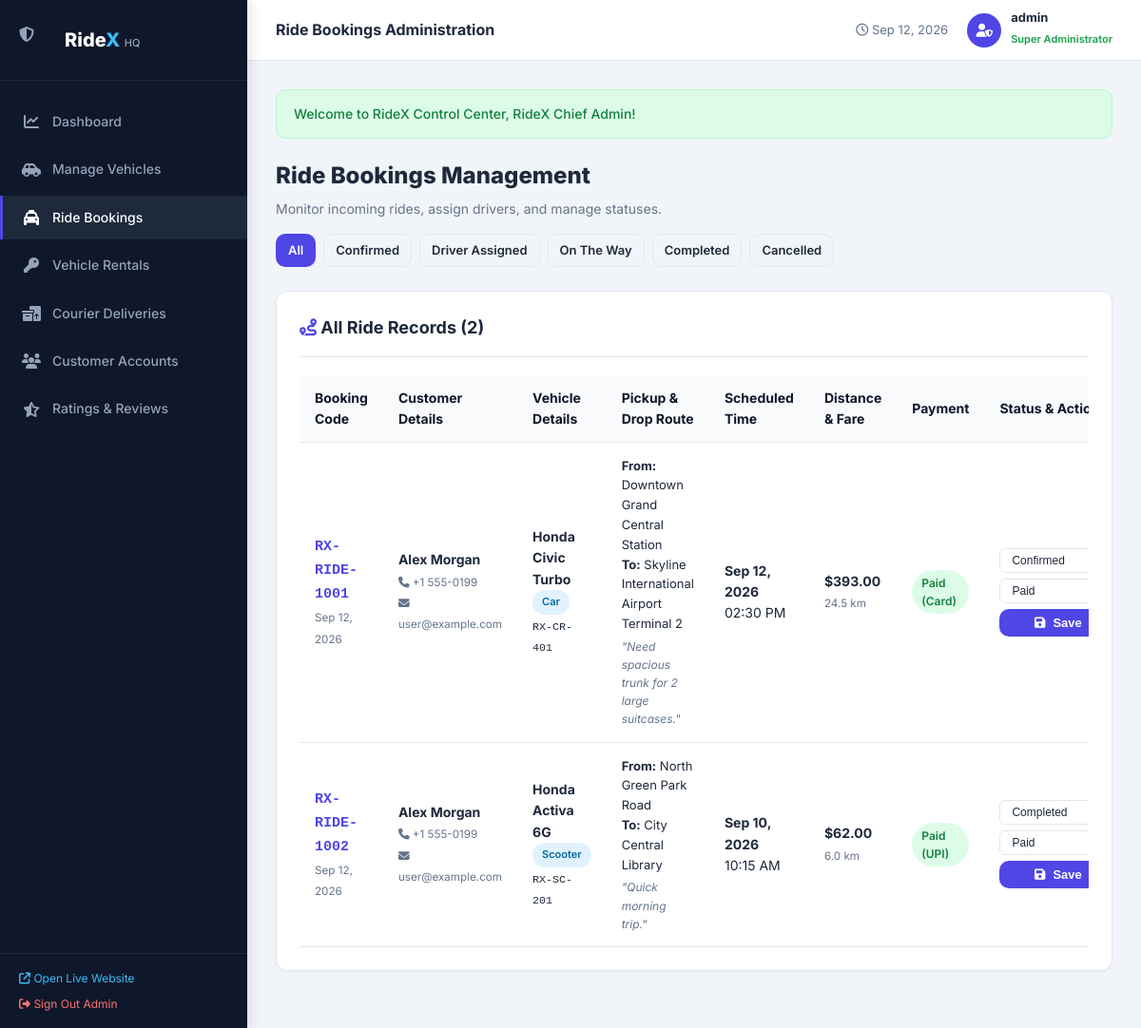
Screenshot of /admin/bookings.php (signed in) with the database file from the repository.
### tables this page shows
CREATE TABLE `bookings` (
  `id` INT AUTO_INCREMENT PRIMARY KEY,
  `booking_code` VARCHAR(25) NOT NULL UNIQUE,
  `user_id` INT NOT NULL,
  `vehicle_id` INT NOT NULL,
  `pickup_location` VARCHAR(255) NOT NULL,
  `drop_location` VARCHAR(255) NOT NULL,
  `ride_date` DATE NOT NULL,
  `ride_time` TIME NOT NULL,
  `distance_km` DECIMAL(8,2) NOT NULL,
  `base_fare` DECIMAL(10,2) NOT NULL,
  `rate_per_km` DECIMAL(10,2) NOT NULL,
  `total_fare` DECIMAL(10,2) NOT NULL,
  `payment_method` ENUM('Cash', 'Card', 'UPI', 'Wallet', 'Razorpay') NOT NULL DEFAULT 'Cash',
  `payment_status` ENUM('Pending', 'Paid', 'Refunded') NOT NULL DEFAULT 'Pending',
  `status` ENUM('Payment Pending', 'Confirmed', 'Driver Assigned', 'On The Way', 'Completed', 'Cancelled') NOT NULL DEFAULT 'Payment Pending',
  `notes` TEXT NULL,
  `created_at` TIMESTAMP DEFAULT CURRENT_TIMESTAMP,
  FOREIGN KEY (`user_id`) REFERENCES `users`(`id`) ON DELETE CASCADE,
  FOREIGN KEY (`vehicle_id`) REFERENCES `vehicles`(`id`) ON DELETE CASCADE,
  INDEX `idx_booking_code` (`booking_code`),
  INDEX `idx_ride_status` (`status`)
);

CREATE TABLE `users` (
  `id` INT AUTO_INCREMENT PRIMARY KEY,
  `full_name` VARCHAR(100) NOT NULL,
  `email` VARCHAR(120) NOT NULL UNIQUE,
  `phone` VARCHAR(20) NOT NULL,
  `password` VARCHAR(255) NOT NULL,
  `address` TEXT NULL,
  `avatar` VARCHAR(255) DEFAULT 'default-avatar.png',
  `status` ENUM('active', 'suspended') NOT NULL DEFAULT 'active',
  `created_at` TIMESTAMP DEFAULT CURRENT_TIMESTAMP,
  INDEX `idx_user_email` (`email`)
);

CREATE TABLE `vehicles` (
  `id` INT AUTO_INCREMENT PRIMARY KEY,
  `name` VARCHAR(100) NOT NULL,
  `category` ENUM('Bike', 'Scooter', 'Auto Rickshaw', 'Car', 'SUV', 'Van', 'Commercial Vehicle') NOT NULL,
  `brand` VARCHAR(60) NOT NULL,
  `model_year` INT NOT NULL,
  `plate_number` VARCHAR(30) NOT NULL UNIQUE,
  `seating_capacity` INT NOT NULL DEFAULT 1,
  `fuel_type` ENUM('Petrol', 'Diesel', 'Electric', 'CNG', 'Hybrid') NOT NULL DEFAULT 'Petrol',
  `transmission` ENUM('Manual', 'Automatic') NOT NULL DEFAULT 'Manual',
  `image_url` VARCHAR(255) NOT NULL,
  `base_fare` DECIMAL(10,2) NOT NULL DEFAULT 30.00,
  `price_per_km` DECIMAL(10,2) NOT NULL DEFAULT 10.00,
  `price_per_day` DECIMAL(10,2) NOT NULL DEFAULT 500.00,
  `status` ENUM('available', 'booked', 'rented', 'maintenance') NOT NULL DEFAULT 'available',
  `description` TEXT NULL,
  `created_at` TIMESTAMP DEFAULT CURRENT_TIMESTAMP,
  INDEX `idx_category` (`category`),
  INDEX `idx_status` (`status`)
);

### admin/bookings.php (the view, shortened to what this page needs)
<?php
require_once __DIR__ . '/../config/db.php';
$db = getDB();
$statusFilter = trim($_GET['status'] ?? '');
$sql = "SELECT b.*, u.full_name as customer_name, u.email as customer_email, u.phone as customer_phone,
               v.name as vehicle_name, v.category, v.plate_number
        FROM bookings b
        JOIN users u ON b.user_id = u.id
        JOIN vehicles v ON b.vehicle_id = v.id
        WHERE 1=1";
$sql .= " ORDER BY b.created_at DESC";
$bookings = $db->query($sql)->fetch_all(MYSQLI_ASSOC);
include __DIR__ . '/includes/admin_header.php';
?>
<div style="display: flex; justify-content: space-between; align-items: center; margin-bottom: 25px; flex-wrap: wrap; gap: 15px;">
    <div>
        <h1 style="font-size: 24px; font-weight: 800; color: var(--admin-text); margin: 0;">Ride Bookings Management</h1>
        <p style="color: var(--admin-muted); font-size: 14px; margin: 4px 0 0;">Monitor incoming rides, assign drivers, and manage statuses.</p>
    </div>
    <div style="display: flex; gap: 8px; flex-wrap: wrap;">
        <a href="bookings.php" class="btn btn-sm <?= empty($statusFilter) ? 'btn-primary' : 'btn-outline' ?>">All</a>
        <a href="bookings.php?status=Confirmed" class="btn btn-sm <?= $statusFilter === 'Confirmed' ? 'btn-primary' : 'btn-outline' ?>">Confirmed</a>
        <a href="bookings.php?status=Driver+Assigned" class="btn btn-sm <?= $statusFilter === 'Driver Assigned' ? 'btn-primary' : 'btn-outline' ?>">Driver Assigned</a>
        <a href="bookings.php?status=On+The+Way" class="btn btn-sm <?= $statusFilter === 'On The Way' ? 'btn-primary' : 'btn-outline' ?>">On The Way</a>
        <a href="bookings.php?status=Completed" class="btn btn-sm <?= $statusFilter === 'Completed' ? 'btn-primary' : 'btn-outline' ?>">Completed</a>
        <a href="bookings.php?status=Cancelled" class="btn btn-sm <?= $statusFilter === 'Cancelled' ? 'btn-primary' : 'btn-outline' ?>">Cancelled</a>
    </div>
</div>
<div class="admin-card">
    <div class="admin-card-header">
        <h3><i class="fa-solid fa-route" style="color: var(--admin-primary);"></i> All Ride Records (<?= count($bookings) ?>)</h3>
    </div>
    <div class="table-responsive">
        <table class="data-table">
            <thead>
                <tr>
                    <th>Booking Code</th>
                    <th>Customer Details</th>
                    <th>Vehicle Details</th>
                    <th>Pickup & Drop Route</th>
                    <th>Scheduled Time</th>
                    <th>Distance & Fare</th>
                    <th>Payment</th>
                    <th>Status & Actions</th>
                </tr>
            </thead>
            <tbody>
                <?php if (empty($bookings)): ?>
                    <tr><td colspan="8" style="text-align: center; color: var(--admin-muted); padding: 30px;">No bookings found matching filter.</td></tr>
                <?php else: ?>
                    <?php foreach ($bookings as $b): ?>
                        <tr>
                            <td>
                                <strong style="font-family: monospace; color: var(--admin-primary); font-size: 15px;"><?= htmlspecialchars($b['booking_code']) ?></strong><br>
                                <small style="color: var(--admin-muted);"><?= date('M d, Y', strtotime($b['created_at'])) ?></small>
                            </td>
                            <td>
                                <strong><?= htmlspecialchars($b['customer_name']) ?></strong><br>
                                <small style="color: var(--admin-muted);">
                                    <i class="fa-solid fa-phone"></i> <?= htmlspecialchars($b['customer_phone']) ?><br>
                                    <i class="fa-solid fa-envelope"></i> <?= htmlspecialchars($b['customer_email']) ?>
                                </small>
                            </td>
                            <td>
                                <strong><?= htmlspecialchars($b['vehicle_name']) ?></strong><br>
                                <span class="status-pill status-confirmed" style="font-size: 11px;"><?= htmlspecialchars($b['category']) ?></span><br>
                                <small style="font-family: monospace;"><?= htmlspecialchars($b['plate_number']) ?></small>
                            </td>
                            <td>
                                <div style="font-size: 13px; max-width: 250px;">
                                    <strong>From:</strong> <?= htmlspecialchars($b['pickup_location']) ?><br>
                                    <strong>To:</strong> <?= htmlspecialchars($b['drop_location']) ?>
                                    <?php if (!empty($b['notes'])): ?>
                                        <p style="font-style: italic; color: var(--admin-muted); margin: 4px 0 0; font-size: 12px;">"<?= htmlspecialchars($b['notes']) ?>"</p>
                                    <?php endif; ?>
                                </div>
                            </td>
                            <td>
                                <strong><?= date('M d, Y', strtotime($b['ride_date'])) ?></strong><br>
                                <span><?= date('h:i A', strtotime($b['ride_time'])) ?></span>
                            </td>
                            <td>
                                <strong><?= formatCurrency($b['total_fare']) ?></strong><br>
                                <small style="color: var(--admin-muted);"><?= number_format($b['distance_km'], 1) ?> km</small>
                            </td>
                            <td>
                                <span class="status-pill <?= $b['payment_status'] === 'Paid' ? 'status-completed' : 'status-pending' ?>">
                                    <?= htmlspecialchars($b['payment_status']) ?> (<?= htmlspecialchars($b['payment_method']) ?>)
                                </span>
                            </td>
                            <td>
                                <form action="bookings.php" method="POST" style="display: flex; flex-direction: column; gap: 6px;">
                                    <select name="status" class="form-select-sm">
                                        <option value="Confirmed" <?= $b['status'] === 'Confirmed' ? 'selected' : '' ?>>Confirmed</option>
                                        <option value="Completed" <?= $b['status'] === 'Completed' ? 'selected' : '' ?>>Completed</option>
                                    </select>
                                    <select name="payment_status" class="form-select-sm">
                                        <option value="Paid" <?= $b['payment_status'] === 'Paid' ? 'selected' : '' ?>>Paid</option>
                                    </select>
                                    <button type="submit" class="btn btn-sm btn-primary"><i class="fa-solid fa-save"></i> Save</button>
                                </form>
                            </td>
                        </tr>
                    <?php endforeach; ?>
                <?php endif; ?>
            </tbody>
        </table>
    </div>
</div>
<?php include __DIR__ . '/includes/admin_footer.php'; ?>

### css/style.css (style rules this page uses)
:root { --primary: #4f46e5; --primary-hover: #4338ca; --primary-light: #e0e7ff; --secondary: #0284c7; --secondary-hover: #0369a1; --accent: #10b981; --warning: #f59e0b; --danger: #ef4444; --dark: #0f172a; --dark-surface: #1e293b; --card-bg: #ffffff; --bg-page: #f8fafc; --text-main: #1e293b; --text-muted: #64748b; --text-light: #94a3b8; --border: #e2e8f0; --border-focus: #818cf8; --radius-sm: 6px; --radius-md: 10px; --radius-lg: 16px; --shadow-sm: 0 1px 2px rgba(0, 0, 0, 0.05); --shadow-md: 0 4px 12px rgba(0, 0, 0, 0.08); --shadow-lg: 0 10px 25px -3px rgba(0, 0, 0, 0.1); --transition: all 0.25s cubic-bezier(0.4, 0, 0.2, 1); --font-main: 'Inter', -apple-system, BlinkMacSystemFont, "Segoe UI", Roboto, sans-serif; }
*, *::before, *::after { box-sizing: border-box; margin: 0; padding: 0; }
body { font-family: var(--font-main); background-color: var(--bg-page); color: var(--text-main); line-height: 1.6; min-height: 100vh; display: flex; flex-direction: column; }
a { color: var(--primary); text-decoration: none; transition: var(--transition); }
.btn { display: inline-flex; align-items: center; justify-content: center; gap: 8px; padding: 10px 20px; font-size: 14px; font-weight: 600; border-radius: var(--radius-md); cursor: pointer; border: 1px solid transparent; transition: var(--transition); text-decoration: none; white-space: nowrap; }
.btn-sm { padding: 6px 12px; font-size: 13px; }
.btn-primary { background: var(--primary); color: #ffffff !important; }
.btn-outline { background: transparent; border-color: var(--border); color: var(--text-main); }
.table-responsive { width: 100%; overflow-x: auto; }
.data-table { width: 100%; border-collapse: collapse; text-align: left; font-size: 14px; }
.data-table th { background: #f8fafc; padding: 12px 16px; font-weight: 700; color: var(--dark); border-bottom: 1px solid var(--border); }
.data-table td { padding: 14px 16px; border-bottom: 1px solid var(--border); color: var(--text-main); vertical-align: middle; }
.status-pill { display: inline-flex; align-items: center; gap: 5px; padding: 4px 10px; border-radius: 30px; font-size: 12px; font-weight: 600; }
.status-confirmed { background: #e0f2fe; color: #0369a1; }
.status-completed { background: #dcfce7; color: #15803d; }

### admin/admin.css (style rules this page uses)
:root { --admin-sidebar-bg: #0f172a; --admin-sidebar-hover: #1e293b; --admin-primary: #4f46e5; --admin-primary-hover: #4338ca; --admin-bg: #f1f5f9; --admin-card: #ffffff; --admin-text: #1e293b; --admin-muted: #64748b; --admin-border: #e2e8f0; }
body.admin-body { margin: 0; padding: 0; font-family: 'Inter', -apple-system, BlinkMacSystemFont, "Segoe UI", Roboto, sans-serif; background-color: var(--admin-bg); color: var(--admin-text); min-height: 100vh; display: flex; }
.admin-card { background: #ffffff; border: 1px solid var(--admin-border); border-radius: 12px; padding: 24px; margin-bottom: 30px; box-shadow: 0 1px 3px rgba(0,0,0,0.05); }
.admin-card-header { display: flex; justify-content: space-between; align-items: center; margin-bottom: 20px; border-bottom: 1px solid var(--admin-border); padding-bottom: 15px; }
.admin-card-header h3 { font-size: 18px; font-weight: 700; margin: 0; color: var(--admin-text); }
.form-select-sm { padding: 4px 8px; font-size: 12px; border-radius: 6px; border: 1px solid var(--admin-border); background: #fff; color: var(--admin-text); }

### rows the page displays
bookings: booking_code "RX-RIDE-1001", created_at "Sep 12, 2026", user.full_name "Alex Morgan", user.phone "+1 555-0199", user.email "user@example.com", vehicle.name "Honda Civic Turbo", vehicle.category "Car", vehicle.plate_number "RX-CR-401", pickup_location "Downtown Grand Central Station", drop_location "Skyline International Airport Terminal 2", notes "Need spacious trunk for 2 large suitcases.", ride_date "Sep 12, 2026", ride_time "02:30 PM", total_fare "$393.00", distance_km "24.5", payment_status "Paid", payment_method "Card", status "Confirmed"
bookings: booking_code "RX-RIDE-1002", created_at "Sep 12, 2026", user.full_name "Alex Morgan", user.phone "+1 555-0199", user.email "user@example.com", vehicle.name "Honda Activa 6G", vehicle.category "Scooter", vehicle.plate_number "RX-SC-201", pickup_location "North Green Park Road", drop_location "City Central Library", notes "Quick morning trip.", ride_date "Sep 10, 2026", ride_time "10:15 AM", total_fare "$62.00", distance_km "6.0", payment_status "Paid", payment_method "UPI", status "Completed"

### other values shown
$adminTitle "Ride Bookings Administration"
$adminUsername "admin"
$msg "Welcome to RideX Control Center, RideX Chief Admin!"
count($bookings) "2"
